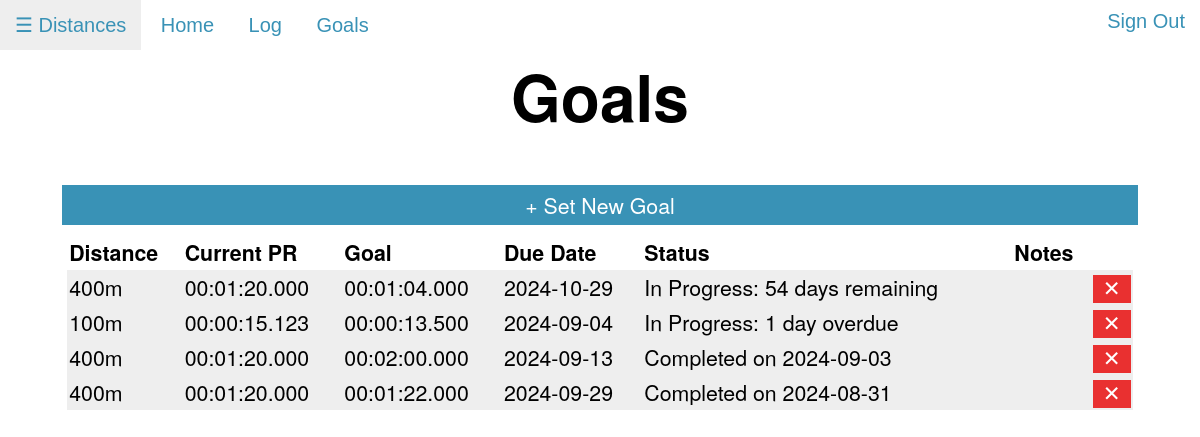
The page /goals (signed in) on the database its author committed.
### tables this page shows
CREATE TABLE goals (id INTEGER PRIMARY KEY AUTOINCREMENT NOT NULL, user_id INTEGER NOT NULL, dist_id INTEGER NOT NULL, h INTEGER NOT NULL, m INTEGER NOT NULL, s INTEGER NOT NULL, ms INTEGER NOT NULL, due_date TEXT NOT NULL, completion_date TEXT, status INTEGER NOT NULL, notes TEXT);

CREATE TABLE distances (id INTEGER PRIMARY KEY AUTOINCREMENT NOT NULL, user_id INTEGER NOT NULL, distance TEXT NOT NULL);

### app.py (the view)
@app.route("/goals")
@login_required
def goals():
    goals = db.execute("SELECT * FROM goals WHERE user_id = ? ORDER BY status ASC, id DESC", session["user_id"])
    for goal in goals:
        goal["distance"] = id_to_dist(goal["dist_id"])
        pr = get_pr(goal["distance"])
        goal["pr_time"] = "%02d:%02d:%02d.%03d" % (pr["h"], pr["m"], pr["s"], pr["ms"])
        if goal["status"] == 0:
            goaltime = goal["h"] * 3600 + goal["m"] * 60 + goal["s"] + goal["ms"] / 1000
            prtime = pr["h"] * 3600 + pr["m"] * 60 + pr["s"] + pr["ms"] / 1000
            if prtime <= goaltime:
                db.execute("UPDATE goals SET status = 1, completion_date = ? WHERE id = ?", pr["date"], goal["id"])
                goal["completion_date"] = pr["date"]
                goal["status_text"] = "Completed on " + goal["completion_date"]
            else:
                goal["status_text"] = "In Progress: "
                due = datetime.datetime.strptime(goal["due_date"], "%Y-%m-%d")
                tod = datetime.datetime.strptime("2024-09-06", "%Y-%m-%d")
                remdays = due - tod
                if remdays.days >= -1:
                    goal["status_text"] += str(remdays.days + 1) + " " + ("day" if remdays.days + 1 == 1 else "days") + " remaining"
                else:
                    goal["status_text"] += str(abs(remdays.days + 1)) + " " + ("day" if abs(remdays.days + 1) == 1 else "days") + " overdue"
        else:
            goal["status_text"] = "Completed on " + goal["completion_date"]
    load_dists()
    return render_template("goals.html", dists=dists, goals=goals)

### app.py (called while the page is built)
def login_required(f):
    @wraps(f)
    def decorated_function(*args, **kwargs):
        if session.get("user_id") is None:
            return redirect("/login")
        return f(*args, **kwargs)
    return decorated_function

def load_dists():
    dists.clear()
    rows = db.execute("SELECT distance FROM distances WHERE user_id = ?", session["user_id"])
    for row in rows:
        if row["distance"] not in dists:
            dists.append(row["distance"])

def dist_to_id(distance):
    return db.execute("SELECT id FROM distances WHERE distance = ? AND user_id = ?", distance, session["user_id"])[0]["id"]

def id_to_dist(id):
    return db.execute("SELECT distance FROM distances WHERE id = ?", id)[0]["distance"]

def get_pr(distance):
    r = db.execute("SELECT * FROM times WHERE dist_id = ? ORDER BY h ASC, m ASC, s ASC, ms ASC, date DESC", dist_to_id(distance))
    if len(r) == 0:
        return {}
    return r[0]

### templates/goals.html (shortened to what this page needs)
{% extends "layout.html" %}
{% block body %}
    <h1>Goals</h1>
    <a class="addentrylink" href="/addgoal">&plus; Set New Goal</a>
    <table>
        <thead class="heading">
            <td>Distance</td>
            <td>Current PR</td>
            <td>Goal</td>
            <td>Due Date</td>
            <td>Status</td>
            <td>Notes</td>
            <td></td>
        </thead>
        {% for goal in goals %}
        <tr>
            <td>{{ goal["distance"] }}</td>
            <td>{{ goal["pr_time"] }}</td>
            <td>{{ '%02d' % goal["h"] }}:{{ '%02d' % goal["m"] }}:{{ '%02d' % goal["s"] }}.{{ '%03d' % goal["ms"] }}</td>
            <td>{{ goal["due_date"] }}</td>
            <td>{{ goal["status_text"] }}</td>
            <td>{{ goal["notes"] }}</td>
            <td>
                <form action="/deletegoal">
                    <button class="trashbutton" type="submit">&#10005;</button>
                </form>
            </td>
        </tr>
        {% endfor %}
    </table>
{% endblock %}

### static/styles.css (style rules this page uses)
:root { --light_blue: rgb(57, 146, 182); --dark_blue: rgb(34, 56, 104); --light_gray: rgb(238, 238, 238); --dark_gray: rgb(126, 126, 126); }
body { font-family: 'Helvetica Neue', 'Arial', sans-serif; }
h1 { font-size: 48pt; font-weight: bold; text-align: center; }
table { background-color: var(--light_gray); border-color: #ffffff; border-width: 2pt; border-collapse: collapse; margin-right: auto; margin-left: auto; width: 90%; margin-top: 10px; }
td { font-size: 16pt; border-color: white; border-width: 2pt; padding: 2px; }
.heading { font-weight: bold; background-color: white; font-size: 24pt; }
.trashbutton { border: none; width: 100%; height: 100%; font-size: 16pt; color: white; background-color: #e93030; transition: .5s; }
.addentrylink { text-align: center; text-decoration: none; font-size: 16pt; color: white; background-color: var(--light_blue); padding: 5px; margin-left: auto; margin-right: auto; display: block; width: 90%; transition: .5s; }

### rows shown on the page
goals: distance "400m", pr_time "00:01:20.000", h "00", m "01", s "04", ms "000", due_date "2024-10-29", status_text "In Progress: 54 days remaining"
goals: distance "100m", pr_time "00:00:15.123", h "00", m "00", s "13", ms "500", due_date "2024-09-04", status_text "In Progress: 1 day overdue"
goals: distance "400m", pr_time "00:01:20.000", h "00", m "02", s "00", ms "000", due_date "2024-09-13", status_text "Completed on 2024-09-03"
goals: distance "400m", pr_time "00:01:20.000", h "00", m "01", s "22", ms "000", due_date "2024-09-29", status_text "Completed on 2024-08-31"
